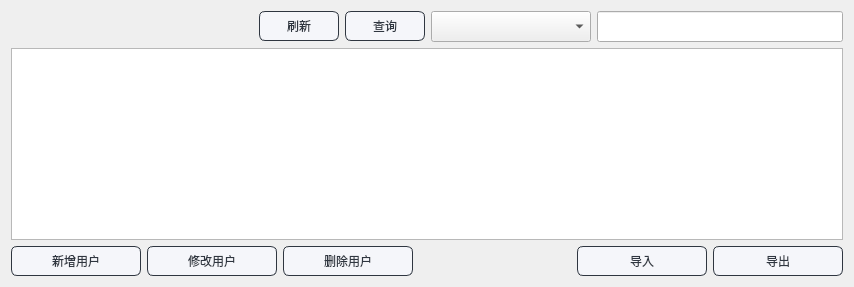
      <widget class="QWidget" name="page_14">
       <layout class="QGridLayout" name="gridLayout_2">
        <item row="0" column="0">
         <layout class="QHBoxLayout" name="horizontalLayout">
          <item>
           <spacer name="horizontalSpacer">
            <property name="orientation">
             <enum>Qt::Horizontal</enum>
            </property>
            <property name="sizeHint" stdset="0">
             <size>
              <width>40</width>
              <height>20</height>
             </size>
            </property>
           </spacer>
          </item>
          <item>
           <widget class="QPushButton" name="renew">
            <property name="minimumSize">
             <size>
              <width>80</width>
              <height>0</height>
             </size>
            </property>
            <property name="maximumSize">
             <size>
              <width>80</width>
              <height>16777215</height>
             </size>
            </property>
            <property name="styleSheet">
             <string notr="true">QPushButton{
	font: 10pt &quot;微软雅黑&quot;;
    color: #2f3640;
    background-color: #f5f6fa;
    border-color: #2f3640;
    border-radius: 6px;
    border-style: solid;
    border-width: 1px;
    padding: 5px;
}

/**鼠标停留在按钮上的样式**/
QPushButton::hover{	
    color: #FFFFFF;
    background-color: #718093;
    border-color: #2f3640;
}

/**鼠标按压下去的样式**/
QPushButton::pressed,QPushButton::checked{
    color: #FFFFFF;
    background-color: qlineargradient(spread:pad, x1:0, y1:0, x2:0, y2:1, stop:0 #273c75, stop:1 #487eb0);
}

/**按钮失能情况下样式**/
QPushButton::disabled{
    color: #FFFFFF;
    background-color: #dcdde1;
    border-color: #dcdde1;
}
</string>
            </property>
            <property name="text">
             <string>刷新</string>
            </property>
           </widget>
          </item>
          <item>
           <widget class="QPushButton" name="tab7check">
            <property name="minimumSize">
             <size>
              <width>80</width>
              <height>0</height>
             </size>
            </property>
            <property name="maximumSize">
             <size>
              <width>80</width>
              <height>16777215</height>
             </size>
            </property>
            <property name="styleSheet">
             <string notr="true">QPushButton{
	font: 10pt &quot;微软雅黑&quot;;
    color: #2f3640;
    background-color: #f5f6fa;
    border-color: #2f3640;
    border-radius: 6px;
    border-style: solid;
    border-width: 1px;
    padding: 5px;
}

/**鼠标停留在按钮上的样式**/
QPushButton::hover{	
    color: #FFFFFF;
    background-color: #718093;
    border-color: #2f3640;
}

/**鼠标按压下去的样式**/
QPushButton::pressed,QPushButton::checked{
    color: #FFFFFF;
    background-color: qlineargradient(spread:pad, x1:0, y1:0, x2:0, y2:1, stop:0 #273c75, stop:1 #487eb0);
}

/**按钮失能情况下样式**/
QPushButton::disabled{
    color: #FFFFFF;
    background-color: #dcdde1;
    border-color: #dcdde1;
}
</string>
            </property>
            <property name="text">
             <string>查询</string>
            </property>
           </widget>
          </item>
          <item>
           <widget class="QComboBox" name="keyType">
            <property name="minimumSize">
             <size>
              <width>160</width>
              <height>30</height>
             </size>
            </property>
            <property name="maximumSize">
             <size>
              <width>160</width>
              <height>16777215</height>
             </size>
            </property>
            <property name="font">
             <font>
              <family>华文楷体</family>
              <pointsize>12</pointsize>
             </font>
            </property>
           </widget>
          </item>
          <item>
           <widget class="QLineEdit" name="keyWord">
            <property name="minimumSize">
             <size>
              <width>160</width>
              <height>30</height>
             </size>
            </property>
            <property name="maximumSize">
             <size>
              <width>246</width>
              <height>16777215</height>
             </size>
            </property>
            <property name="font">
             <font>
              <family>华文楷体</family>
              <pointsize>12</pointsize>
             </font>
            </property>
           </widget>
          </item>
         </layout>
        </item>
        <item row="1" column="0">
         <widget class="QTableView" name="tableView">
          <property name="selectionBehavior">
           <enum>QAbstractItemView::SelectRows</enum>
          </property>
         </widget>
        </item>
        <item row="2" column="0">
         <layout class="QHBoxLayout" name="horizontalLayout_3">
          <item>
           <widget class="QPushButton" name="addnew">
            <property name="minimumSize">
             <size>
              <width>130</width>
              <height>0</height>
             </size>
            </property>
            <property name="maximumSize">
             <size>
              <width>130</width>
              <height>16777215</height>
             </size>
            </property>
            <property name="styleSheet">
             <string notr="true">QPushButton{
	font: 10pt &quot;微软雅黑&quot;;
    color: #2f3640;
    background-color: #f5f6fa;
    border-color: #2f3640;
    border-radius: 6px;
    border-style: solid;
    border-width: 1px;
    padding: 5px;
}

/**鼠标停留在按钮上的样式**/
QPushButton::hover{	
    color: #FFFFFF;
    background-color: #718093;
    border-color: #2f3640;
}

/**鼠标按压下去的样式**/
QPushButton::pressed,QPushButton::checked{
    color: #FFFFFF;
    background-color: qlineargradient(spread:pad, x1:0, y1:0, x2:0, y2:1, stop:0 #273c75, stop:1 #487eb0);
}

/**按钮失能情况下样式**/
QPushButton::disabled{
    color: #FFFFFF;
    background-color: #dcdde1;
    border-color: #dcdde1;
}
</string>
            </property>
            <property name="text">
             <string>新增用户</string>
            </property>
           </widget>
          </item>
          <item>
           <widget class="QPushButton" name="change">
            <property name="minimumSize">
             <size>
              <width>130</width>
              <height>0</height>
             </size>
            </property>
            <property name="maximumSize">
             <size>
              <width>130</width>
              <height>16777215</height>
             </size>
            </property>
            <property name="styleSheet">
             <string notr="true">QPushButton{
	font: 10pt &quot;微软雅黑&quot;;
    color: #2f3640;
    background-color: #f5f6fa;
    border-color: #2f3640;
    border-radius: 6px;
    border-style: solid;
    border-width: 1px;
    padding: 5px;
}

/**鼠标停留在按钮上的样式**/
QPushButton::hover{	
    color: #FFFFFF;
    background-color: #718093;
    border-color: #2f3640;
}

/**鼠标按压下去的样式**/
QPushButton::pressed,QPushButton::checked{
    color: #FFFFFF;
    background-color: qlineargradient(spread:pad, x1:0, y1:0, x2:0, y2:1, stop:0 #273c75, stop:1 #487eb0);
}

/**按钮失能情况下样式**/
QPushButton::disabled{
    color: #FFFFFF;
    background-color: #dcdde1;
    border-color: #dcdde1;
}
</string>
            </property>
            <property name="text">
             <string>修改用户</string>
            </property>
           </widget>
          </item>
          <item>
           <widget class="QPushButton" name="del">
            <property name="minimumSize">
             <size>
              <width>130</width>
              <height>0</height>
             </size>
            </property>
            <property name="maximumSize">
             <size>
              <width>130</width>
              <height>16777215</height>
             </size>
            </property>
            <property name="styleSheet">
             <string notr="true">QPushButton{
	font: 10pt &quot;微软雅黑&quot;;
    color: #2f3640;
    background-color: #f5f6fa;
    border-color: #2f3640;
    border-radius: 6px;
    border-style: solid;
    border-width: 1px;
    padding: 5px;
}

/**鼠标停留在按钮上的样式**/
QPushButton::hover{	
    color: #FFFFFF;
    background-color: #718093;
    border-color: #2f3640;
}

/**鼠标按压下去的样式**/
QPushButton::pressed,QPushButton::checked{
    color: #FFFFFF;
    background-color: qlineargradient(spread:pad, x1:0, y1:0, x2:0, y2:1, stop:0 #273c75, stop:1 #487eb0);
}

/**按钮失能情况下样式**/
QPushButton::disabled{
    color: #FFFFFF;
    background-color: #dcdde1;
    border-color: #dcdde1;
}
</string>
            </property>
            <property name="text">
             <string>删除用户</string>
            </property>
           </widget>
          </item>
          <item>
           <spacer name="horizontalSpacer_2">
            <property name="orientation">
             <enum>Qt::Horizontal</enum>
            </property>
            <property name="sizeType">
             <enum>QSizePolicy::Expanding</enum>
            </property>
            <property name="sizeHint" stdset="0">
             <size>
              <width>158</width>
              <height>20</height>
             </size>
            </property>
           </spacer>
          </item>
          <item>
           <layout class="QHBoxLayout" name="horizontalLayout_2">
            <item>
             <widget class="QPushButton" name="in">
              <property name="minimumSize">
               <size>
                <width>130</width>
                <height>0</height>
               </size>
              </property>
              <property name="maximumSize">
               <size>
                <width>130</width>
                <height>16777215</height>
               </size>
              </property>
              <property name="styleSheet">
               <string notr="true">QPushButton{
	font: 10pt &quot;微软雅黑&quot;;
    color: #2f3640;
    background-color: #f5f6fa;
    border-color: #2f3640;
    border-radius: 6px;
    border-style: solid;
    border-width: 1px;
    padding: 5px;
}

/**鼠标停留在按钮上的样式**/
QPushButton::hover{	
    color: #FFFFFF;
    background-color: #718093;
    border-color: #2f3640;
}

/**鼠标按压下去的样式**/
QPushButton::pressed,QPushButton::checked{
    color: #FFFFFF;
    background-color: qlineargradient(spread:pad, x1:0, y1:0, x2:0, y2:1, stop:0 #273c75, stop:1 #487eb0);
}

/**按钮失能情况下样式**/
QPushButton::disabled{
    color: #FFFFFF;
    background-color: #dcdde1;
    border-color: #dcdde1;
}
</string>
              </property>
              <property name="text">
               <string>导入</string>
              </property>
             </widget>
            </item>
            <item>
             <widget class="QPushButton" name="out">
              <property name="minimumSize">
               <size>
                <width>130</width>
                <height>0</height>
               </size>
              </property>
              <property name="maximumSize">
               <size>
                <width>130</width>
                <height>16777215</height>
               </size>
              </property>
              <property name="styleSheet">
               <string notr="true">QPushButton{
	font: 10pt &quot;微软雅黑&quot;;
    color: #2f3640;
    background-color: #f5f6fa;
    border-color: #2f3640;
    border-radius: 6px;
    border-style: solid;
    border-width: 1px;
    padding: 5px;
}

/**鼠标停留在按钮上的样式**/
QPushButton::hover{	
    color: #FFFFFF;
    background-color: #718093;
    border-color: #2f3640;
}

/**鼠标按压下去的样式**/
QPushButton::pressed,QPushButton::checked{
    color: #FFFFFF;
    background-color: qlineargradient(spread:pad, x1:0, y1:0, x2:0, y2:1, stop:0 #273c75, stop:1 #487eb0);
}

/**按钮失能情况下样式**/
QPushButton::disabled{
    color: #FFFFFF;
    background-color: #dcdde1;
    border-color: #dcdde1;
}
</string>
              </property>
              <property name="text">
               <string>导出</string>
              </property>
             </widget>
            </item>
           </layout>
          </item>
         </layout>
        </item>
       </layout>
      </widget>
